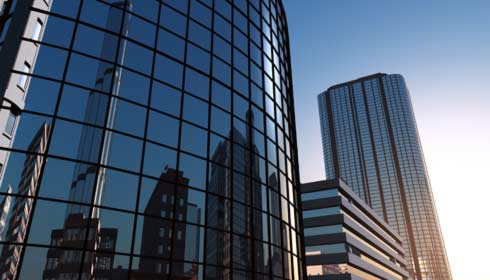
#> input picture 課程學習/影像處理/code/building.jpg, 490 x 280 px
$ python 0929_01.py   (older library calls are emulated)
#> lines starting #> are read from the running program, lines starting #| are printed output that depends on the picture
# 邊緣偵測 一維處理

import numpy as np
import cv2

def img_do(img):
    sobel_x1 = cv2.Sobel(img,cv2.CV_16S,0,1)
    sobel_x1 = cv2.convertScaleAbs(sobel_x1)
    sobel_x2 = cv2.Sobel(img,-1,1,0)
    return [sobel_x1,sobel_x2]

img1 = cv2.imread("building.jpg")
#> img1 is the input picture: shape (280, 490, 3); mean B, G, R 116.8, 97.8, 82.9
img2 = cv2.imread("face.jpg")
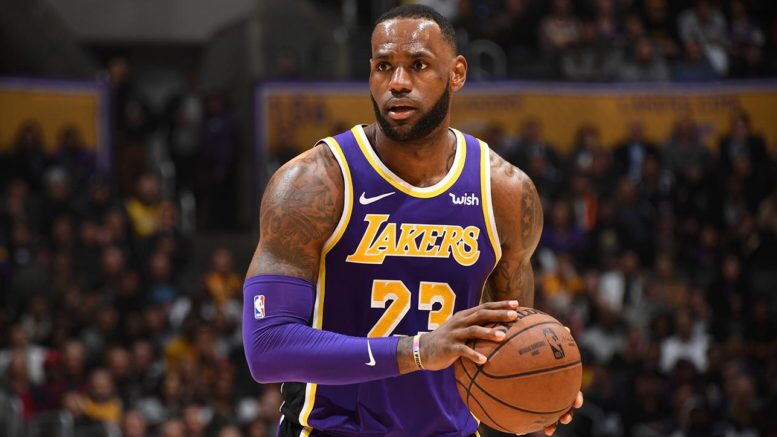
#> input picture 課程學習/影像處理/code/face.jpg, 777 x 437 px
#> img2 is the input picture: shape (437, 777, 3); mean B, G, R 45.3, 48.6, 66.4
img3 = cv2.imread("cat.jpg")
AverageBlur = cv2.blur(img1,(5,5))
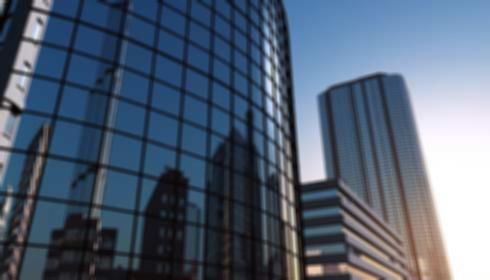
#> AverageBlur: shape (280, 490, 3); mean B, G, R 116.8, 97.8, 82.9
cv2.imshow("original",img1)
cv2.imshow("cv_16s",img_do(img1)[0])
#> in img_do, `sobel_x1 = cv2.Sobel(img,cv2.CV_16S,0,1)`:
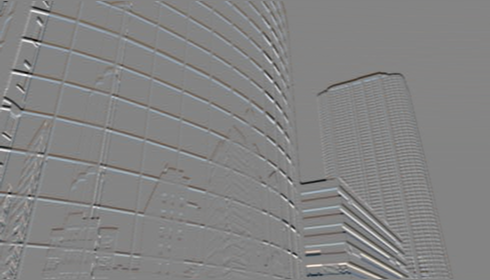
#> sobel_x1: shape (280, 490, 3) int16; mean B, G, R -1.7, -0.6, 0.5; drawn with min black and max white
#> in img_do, `sobel_x1 = cv2.convertScaleAbs(sobel_x1)`:
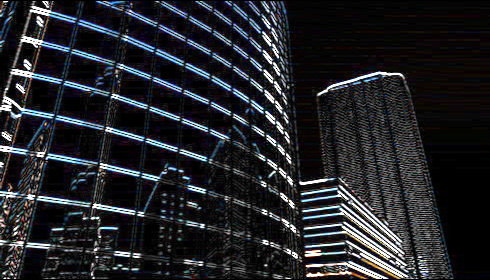
#> sobel_x1: shape (280, 490, 3); mean B, G, R 42.1, 37.9, 36.4
#> in img_do, `sobel_x2 = cv2.Sobel(img,-1,1,0)`:
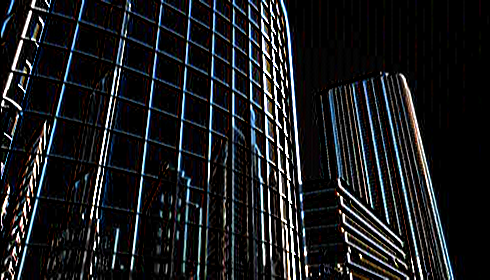
#> sobel_x2: shape (280, 490, 3); mean B, G, R 31.6, 29, 27.4
cv2.imshow("cv_8u",img_do(img1)[1])
# cv2.imshow("original_1",AverageBlur)
# cv2.imshow("cv_16s_1",img_do(AverageBlur)[0])
# cv2.imshow("cv_8u_1",img_do(AverageBlur)[1])
cv2.waitKey()
